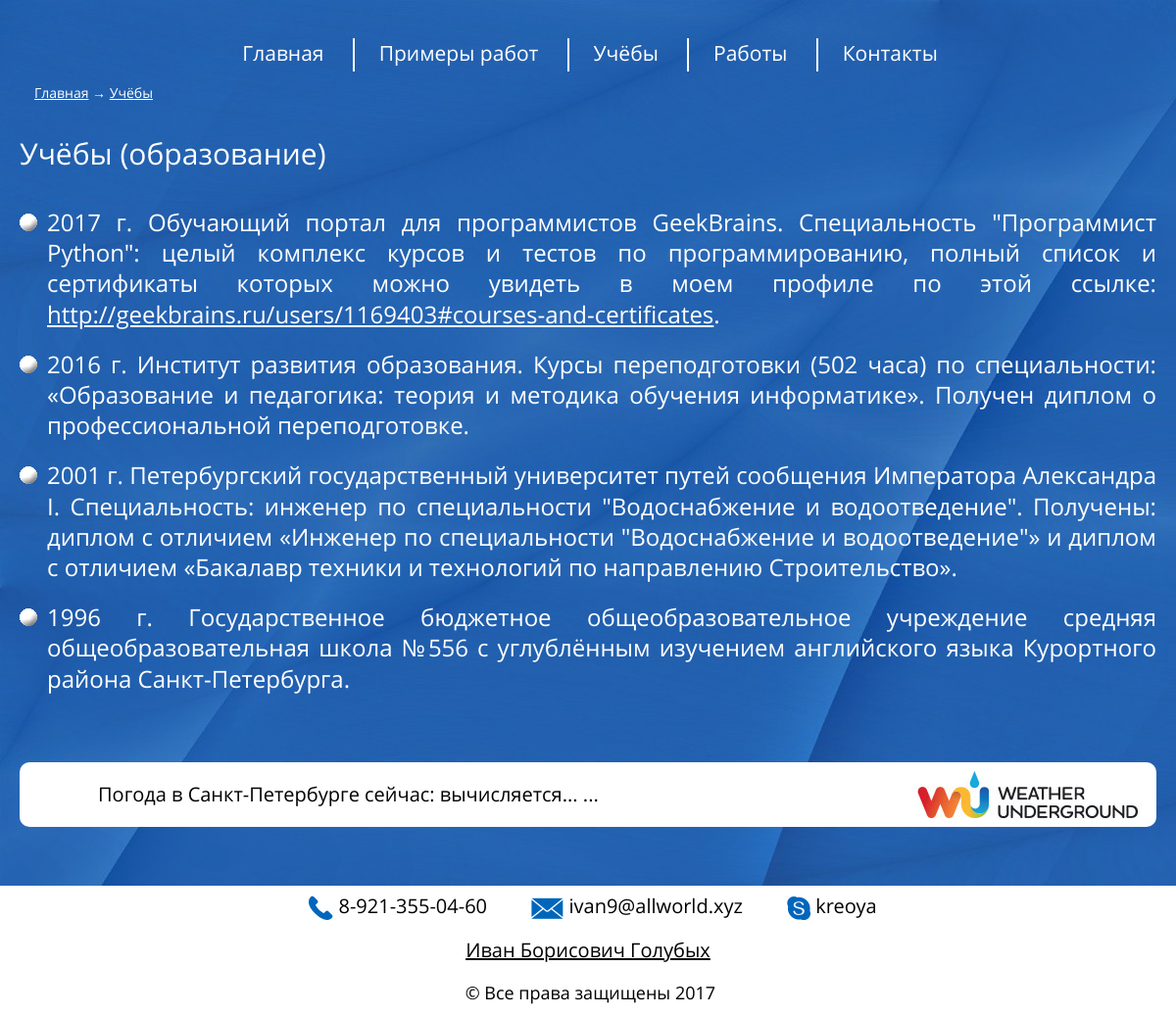
The app's page /portfolio/2017_portfolio/education/ with its own data.
### app_main/models_education.py (models this page shows, shortened)
class Education(models.Model):
    ordinal = models.PositiveSmallIntegerField(
        blank=False,
        null=False,
        db_index=True,
        unique=True,
        help_text='Порядковый номер объекта на странице',
        verbose_name='Порядковый номер объекта на странице',
        )
    text = models.TextField(
        blank=False,
        null=False,
        db_index=False,
        unique=False,
        help_text='Описание места учёбы',
        verbose_name='Описание места учёбы',
        )

### app_main/views.py (the view)
class EducationListView(ListView):
    crumbs_page_name = 'Учёбы'
    crumbs_page_urlname = 'education'
    crumbs_up = MainListView
    queryset = Education.objects.order_by('ordinal').reverse()
    template_name = 'education.html'
    def get_context_data(self, **kwargs):
        context = super().get_context_data(**kwargs)
        if 'session_exist' not in self.request.session or\
                not self.request.session['session_exist']:
            self.request.session['session_exist'] = True
        context['crumbs'] = crumbs(__class__)
        return context

### app_main/views.py (called while the page is built)
def crumbs(object):
    html_str = ''
    if object.crumbs_up:
        html_str += crumbs(object.crumbs_up) + ' &rarr; '
    html_str += '<a href="{}">{}</a>'.\
        format(reverse(object.crumbs_page_urlname), object.crumbs_page_name)
    return html_str

### app_main/templates/education.html (shortened to what this page needs)
{% extends "base.html" %}
{% load staticfiles %}
{% block LoacalJsCss %}
    <link rel="stylesheet" href="{% static 'app_main/style/education_and_work.css' %}">
{% endblock %}
{% block content  %}
    <h1>Учёбы (образование)</h1>
    <ul class="list_education">
        {% for object in object_list %}
            <li>{{ object.text|safe }}</li>
        {% endfor %}
    </ul>
{% endblock %}

### general_static/general/style/style.css (style rules this page uses)
* { font-weight: 400; color: inherit; text-decoration: none; }
html, body { height: 100%; color: #ffffff; }
body { width: 100%; min-width: 320px; border: 0px; background-color: #2361b0; -webkit-hyphens: auto; -moz-hyphens: auto; -ms-hyphens: auto; text-align: justify; }
article p a, article li a { text-decoration: underline; }
h1, h2, h3, h4, p, li { line-height: 1.3em; }
@media screen and (min-width: 481px) { html { font-family: OpenSansRegular; } }
@media screen and (min-width: 481px) { body h1 { font-size: 30px; } }
@media screen and (min-width: 481px) { body p, body h1, body h2, body h3, body h4 { margin: 5px 0px 35px 0px; } }
.breadcrumbs a { text-decoration: underline; }

### app_main/static/app_main/style/education_and_work.css (style rules this page uses)
@media screen and (min-width: 481px) { .list_education li { font-size: 24px; } }
.list_education { margin: 0 0 0 28px; }
.list_education li { list-style-type: none; padding-bottom: 20px; }

### records on screen
Education: text "2017 г. Обучающий портал для программистов GeekBrains. Специальность \"Программист Python\": целый комплекс курсов и тестов по программированию, полный список и сертификаты которых можно увидеть в моем профиле по этой ссылке: http://geekbrains.ru/users/1169403#courses-and-certificates ."
Education: text "2016 г. Институт развития образования. Курсы переподготовки (502 часа) по специальности: «Образование и педагогика: теория и методика обучения информатике». Получен диплом о профессиональной переподготовке."
Education: text "2001 г. Петербургский государственный университет путей сообщения Императора Александра I. Специальность: инженер по специальности \"Водоснабжение и водоотведение\". Получены: диплом с отличием «Инженер по специальности \"Водоснабжение и водоотведение\"» и диплом с отличием «Бакалавр техники и технологий по направлению Строительство»."
Education: text "1996 г. Государственное бюджетное общеобразовательное учреждение средняя общеобразовательная школа №556 с углублённым изучением английского языка Курортного района Санкт-Петербурга."

### other values on screen
{{ crumbs|safe }} "Главная → Учёбы"
